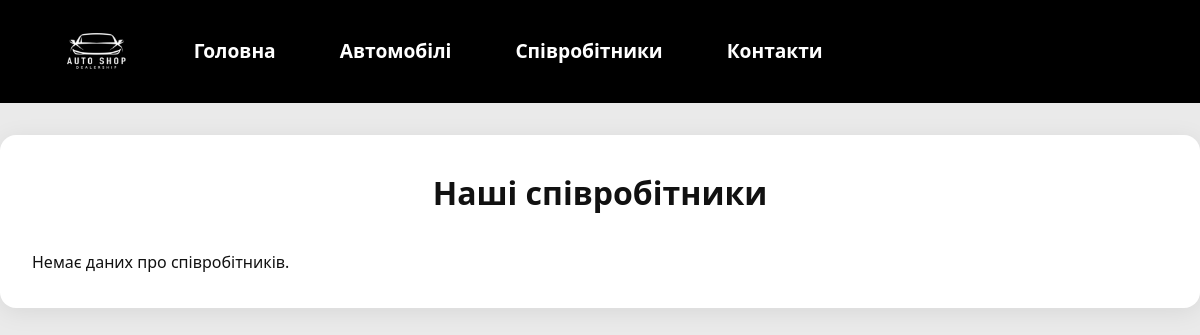
Page /workers on the earlier database version.
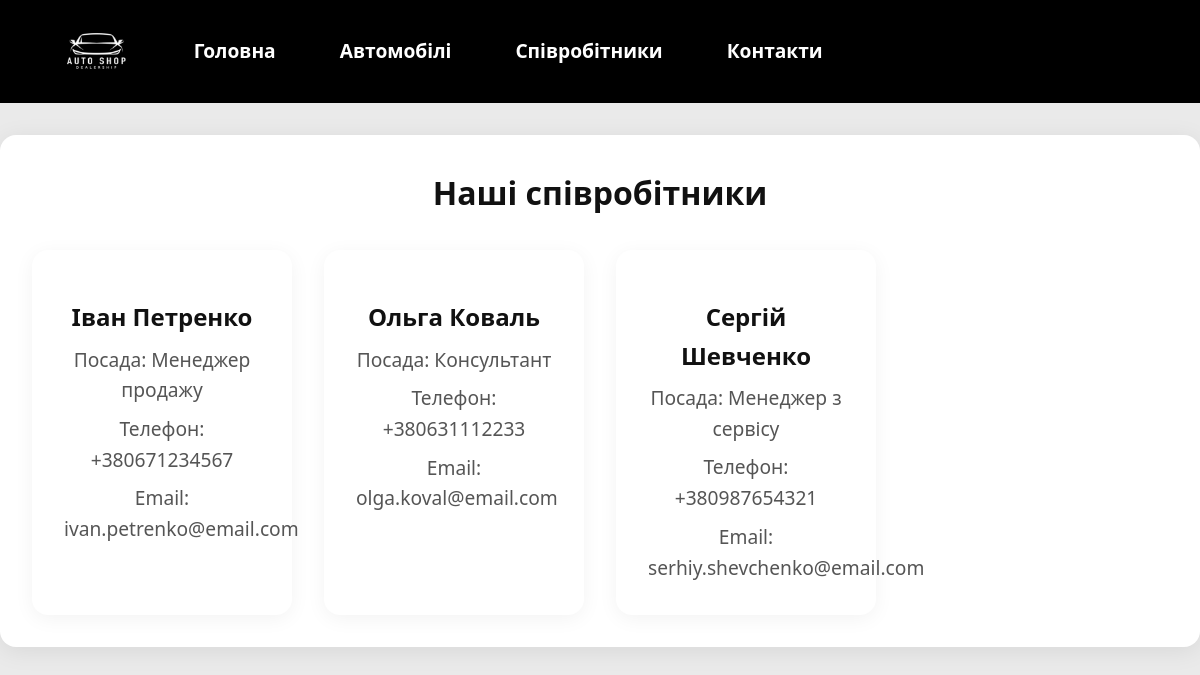
Same page on the later database version.
### main/models.py (models this page shows, shortened)
class Worker(models.Model):
    full_name = models.CharField(max_length=100)
    position = models.CharField(max_length=100)
    phone = models.CharField(max_length=15)
    email = models.EmailField()
    is_active = models.BooleanField(default=True)

### main/views.py (the view)
# urls.py: path('workers', views.show_workers, name='workers_page'),
def show_workers(request):
    workers = Worker.objects.filter(is_active=True)
    return render(request, 'main/workers.html', {'workers': workers})

### main/templates/main/workers.html (shortened to what this page needs)
{% extends 'layout.html' %}
{% block content %}
<h2>Наші співробітники</h2>
<div class="cards">
    {% for worker in workers %}
        <div class="card">
            <h3>{{ worker.full_name }}</h3>
            <p>Посада: {{ worker.position }}</p>
            <p>Телефон: {{ worker.phone }}</p>
            <p>Email: {{ worker.email }}</p>
        </div>
    {% empty %}
        <p>Немає даних про співробітників.</p>
    {% endfor %}
</div>
{% endblock %}

Differences in the rows shown:
added Worker: full_name "Іван Петренко", position "Менеджер продажу", phone "+380671234567", email "ivan.petrenko@email.com"
added Worker: full_name "Ольга Коваль", position "Консультант", phone "+380631112233", email "olga.koval@email.com"
added Worker: full_name "Сергій Шевченко", position "Менеджер з сервісу", phone "+380987654321", email "serhiy.shevchenko@email.com"
Other differences:
text no longer shown: "Немає даних про співробітників."
